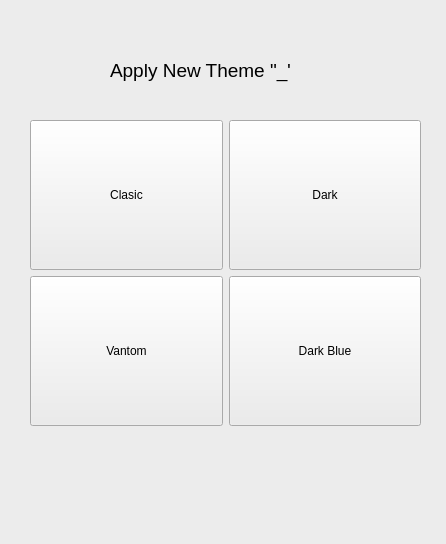
<?xml version="1.0" encoding="UTF-8"?>
<ui version="4.0">
 <class>Theme</class>
 <widget class="QWidget" name="Theme">
  <property name="geometry">
   <rect>
    <x>0</x>
    <y>0</y>
    <width>446</width>
    <height>544</height>
   </rect>
  </property>
  <property name="windowTitle">
   <string>Form</string>
  </property>
  <property name="styleSheet">
   <string notr="true">
background-color: rgb(236, 236, 236);</string>
  </property>
  <widget class="QLabel" name="label">
   <property name="geometry">
    <rect>
     <x>110</x>
     <y>50</y>
     <width>181</width>
     <height>41</height>
    </rect>
   </property>
   <property name="font">
    <font>
     <family>Segoe UI</family>
     <pointsize>14</pointsize>
    </font>
   </property>
   <property name="text">
    <string>Apply New Theme &quot;_&quot;</string>
   </property>
  </widget>
  <widget class="QWidget" name="layoutWidget">
   <property name="geometry">
    <rect>
     <x>30</x>
     <y>120</y>
     <width>391</width>
     <height>331</height>
    </rect>
   </property>
   <layout class="QGridLayout" name="gridLayout">
    <property name="sizeConstraint">
     <enum>QLayout::SetMaximumSize</enum>
    </property>
    <item row="0" column="0">
     <widget class="QPushButton" name="pushButton">
      <property name="minimumSize">
       <size>
        <width>0</width>
        <height>150</height>
       </size>
      </property>
      <property name="text">
       <string>Clasic</string>
      </property>
     </widget>
    </item>
    <item row="0" column="1">
     <widget class="QPushButton" name="pushButton_2">
      <property name="minimumSize">
       <size>
        <width>0</width>
        <height>150</height>
       </size>
      </property>
      <property name="text">
       <string>Dark</string>
      </property>
     </widget>
    </item>
    <item row="1" column="0">
     <widget class="QPushButton" name="pushButton_3">
      <property name="minimumSize">
       <size>
        <width>0</width>
        <height>150</height>
       </size>
      </property>
      <property name="text">
       <string>Vantom</string>
      </property>
     </widget>
    </item>
    <item row="1" column="1">
     <widget class="QPushButton" name="pushButton_4">
      <property name="minimumSize">
       <size>
        <width>0</width>
        <height>150</height>
       </size>
      </property>
      <property name="text">
       <string>Dark Blue</string>
      </property>
     </widget>
    </item>
   </layout>
  </widget>
 </widget>
 <resources/>
 <connections/>
</ui>
